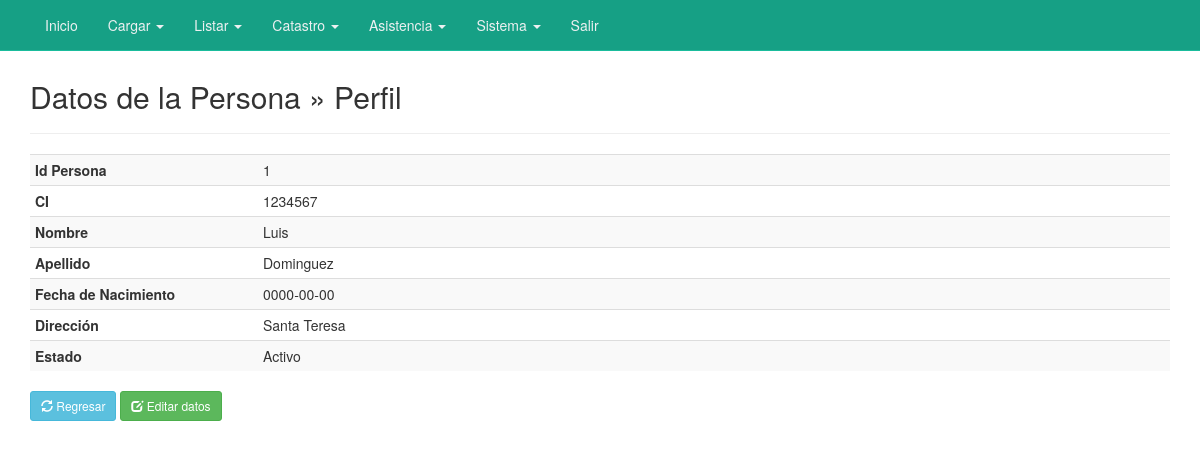
The page /profilePersona.php?nik=1234567 (signed in) on the database its author committed.
### tables this page shows
CREATE TABLE `personas` (
  `id_pers` int(11) NOT NULL AUTO_INCREMENT,
  `pers_ci` int(10) DEFAULT NULL,
  `pers_nom` varchar(20) DEFAULT NULL,
  `pers_ape` varchar(20) DEFAULT NULL,
  `pers_fecnac` date DEFAULT NULL,
  `pers_dir` char(200) DEFAULT NULL,
  `pers_estado` char(1) DEFAULT NULL,
  PRIMARY KEY (`id_pers`)
);

### profilePersona.php (the view, shortened to what this page needs)
<?php
include("conexion.php");
?>
<!DOCTYPE html>
<html lang="es">
<head>
	<link href="css/bootstrap.min.css" rel="stylesheet">
	<link href="css/style_nav.css" rel="stylesheet">
</head>
<body>
	<nav class="navbar navbar-default navbar-fixed-top">
		<?php include("nav.php");?>
	</nav>
	<div class="container">
		<div class="content">
			<h2>Datos de la Persona &raquo; Perfil</h2>
			<hr />
			<?php
			$nik = mysqli_real_escape_string($con,(strip_tags($_GET["nik"],ENT_QUOTES)));
			$sql = mysqli_query($con, "SELECT * FROM personas WHERE pers_ci='$nik'");
			if(mysqli_num_rows($sql) == 0){
				header("Location: listPersona.php");
			}else{
				$row = mysqli_fetch_assoc($sql);
			}
			?>
			<table class="table table-striped table-condensed">
				<tr>
					<th width="20%">Id Persona</th>
					<td><?php echo $row['id_pers']; ?></td>
				</tr>
				<tr>
					<th>CI</th>
					<td><?php echo $row['pers_ci']; ?></td>
				</tr>
				<tr>
					<th>Nombre</th>
					<td><?php echo $row['pers_nom']; ?></td>
				</tr>
				<tr>
					<th>Apellido</th>
					<td><?php echo $row['pers_ape']; ?></td>
				</tr>
				<tr>
					<th>Fecha de Nacimiento</th>
					<td><?php echo $row['pers_fecnac']; ?></td>
				</tr>
				<tr>
					<th>Dirección</th>
					<td><?php echo $row['pers_dir']; ?></td>
				</tr>
				<tr>
					<th>Estado</th>
					<td>
						<?php
							if ($row['pers_estado']==1) {
								echo "Activo";
							} else if ($row['pers_estado']==2){
								echo "Inactivo";
							}
						?>
					</td>
				</tr>
			</table>
			<a href="listPersona.php" class="btn btn-sm btn-info"><span class="glyphicon glyphicon-refresh" aria-hidden="true"></span> Regresar</a>
			<a href="editPersona.php?nik=<?php echo $row['pers_ci']; ?>" class="btn btn-sm btn-success"><span class="glyphicon glyphicon-edit" aria-hidden="true"></span> Editar datos</a>
		</div>
	</div>
</body>
</html>

### css/style_nav.css (style rules this page uses)
.navbar-default { background-color: #16a085; border-color: #1abc9c; }

### profilePersona.php (style rules this page uses)
.content { margin-top: 80px; }

### rows shown on the page
personas: id_pers "1", pers_ci "1234567", pers_nom "Luis", pers_ape "Dominguez", pers_fecnac "0000-00-00", pers_dir "Santa Teresa"
